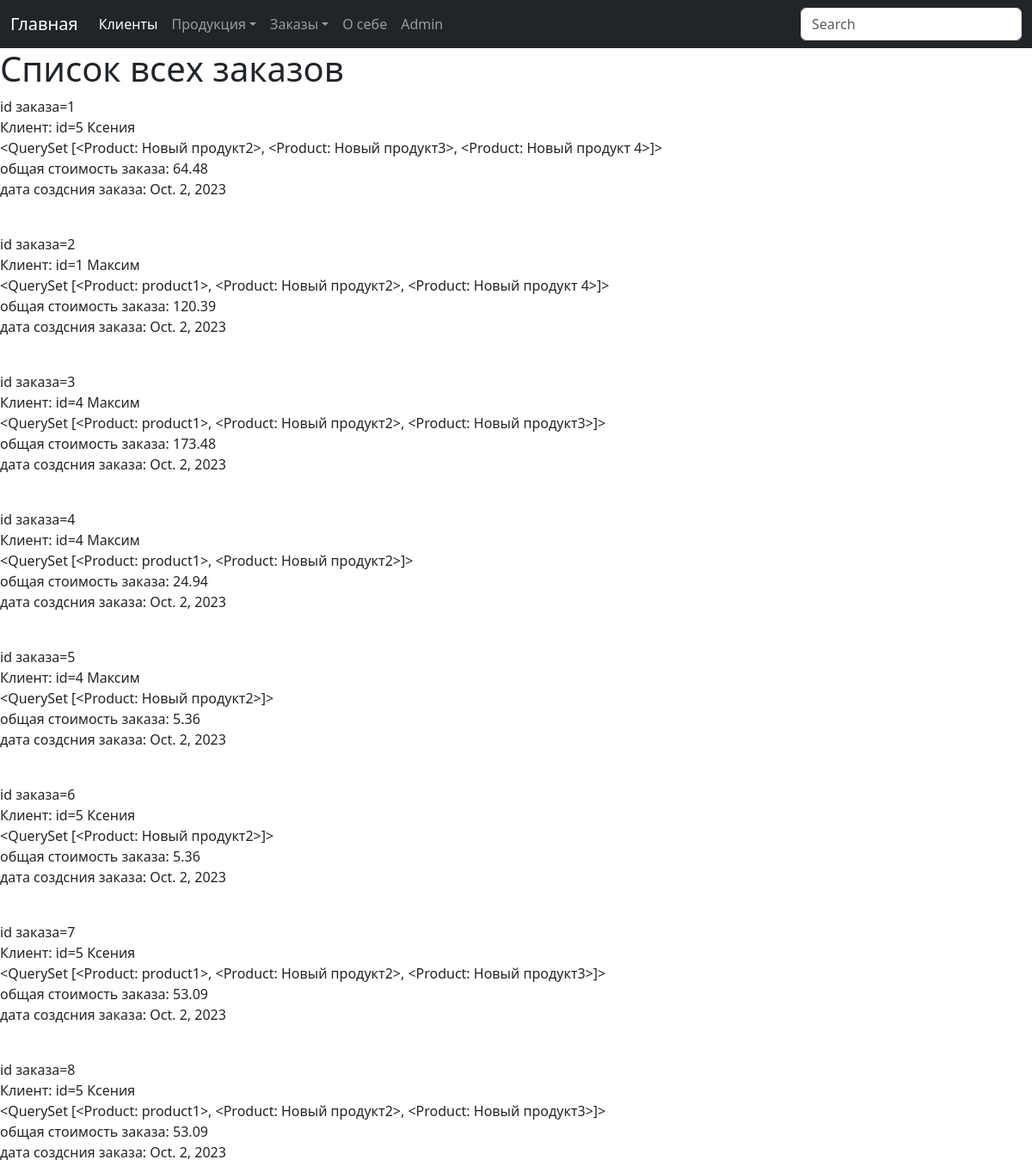
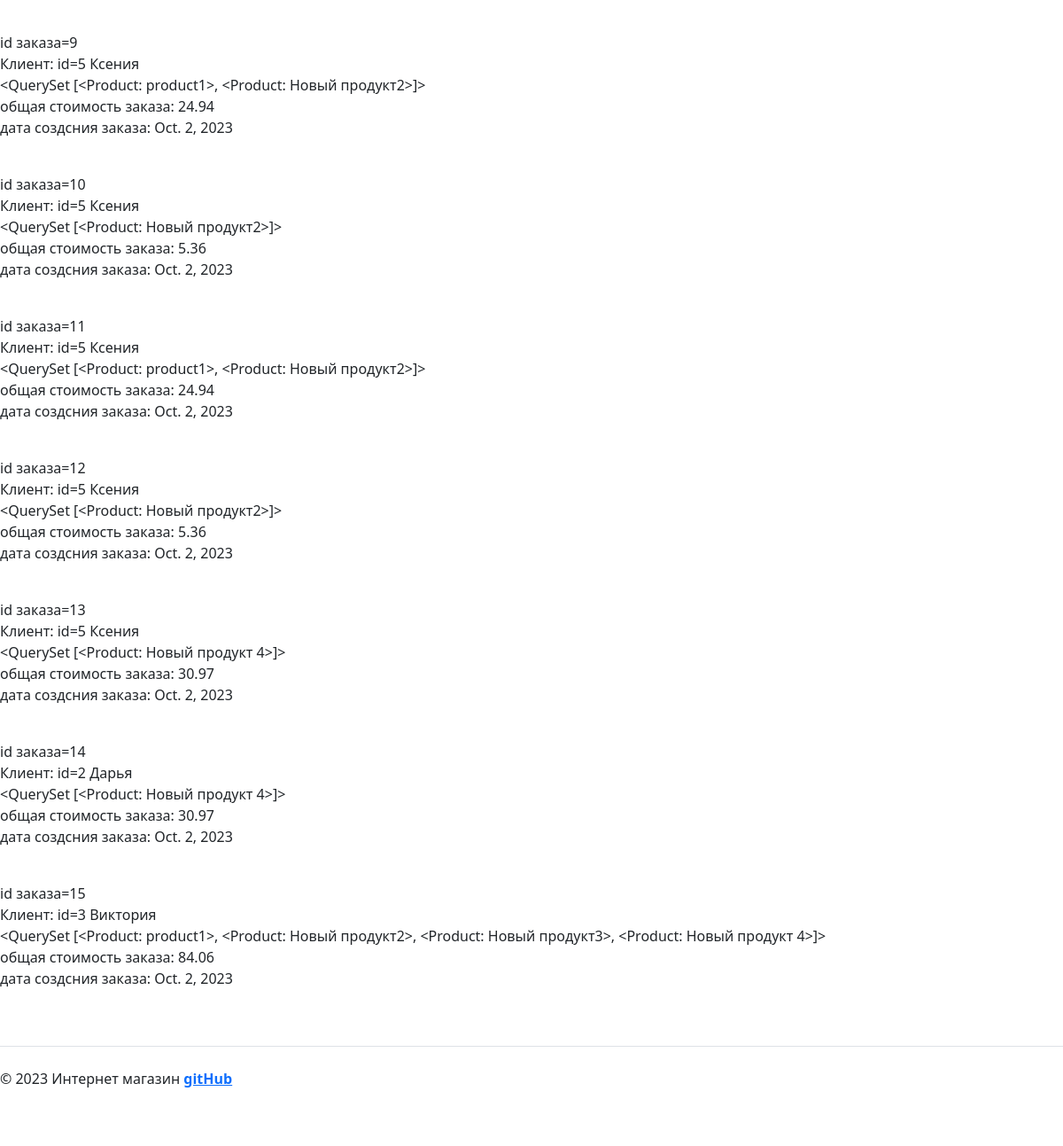
The app's page /shop/orders/, older data (2 pictures, top to bottom).
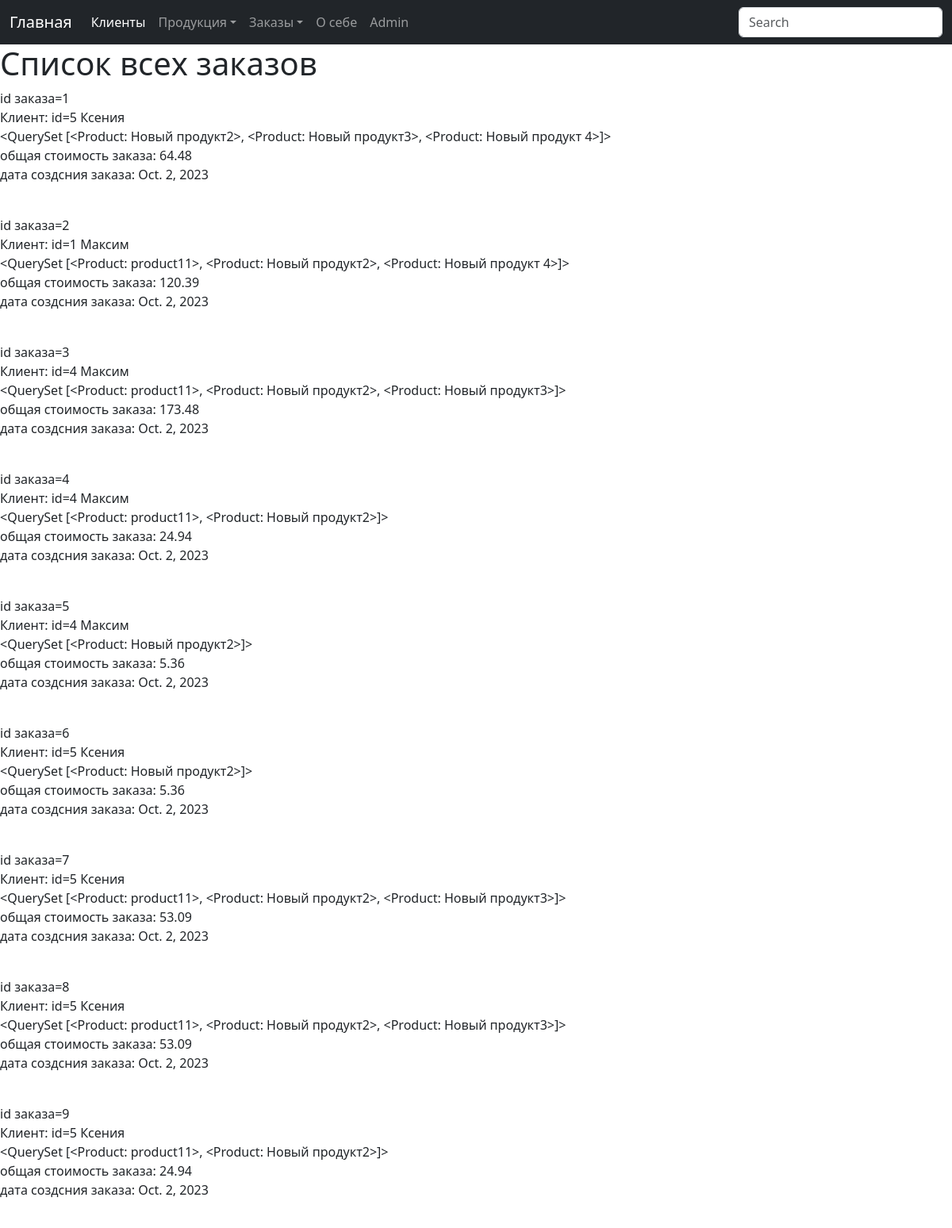
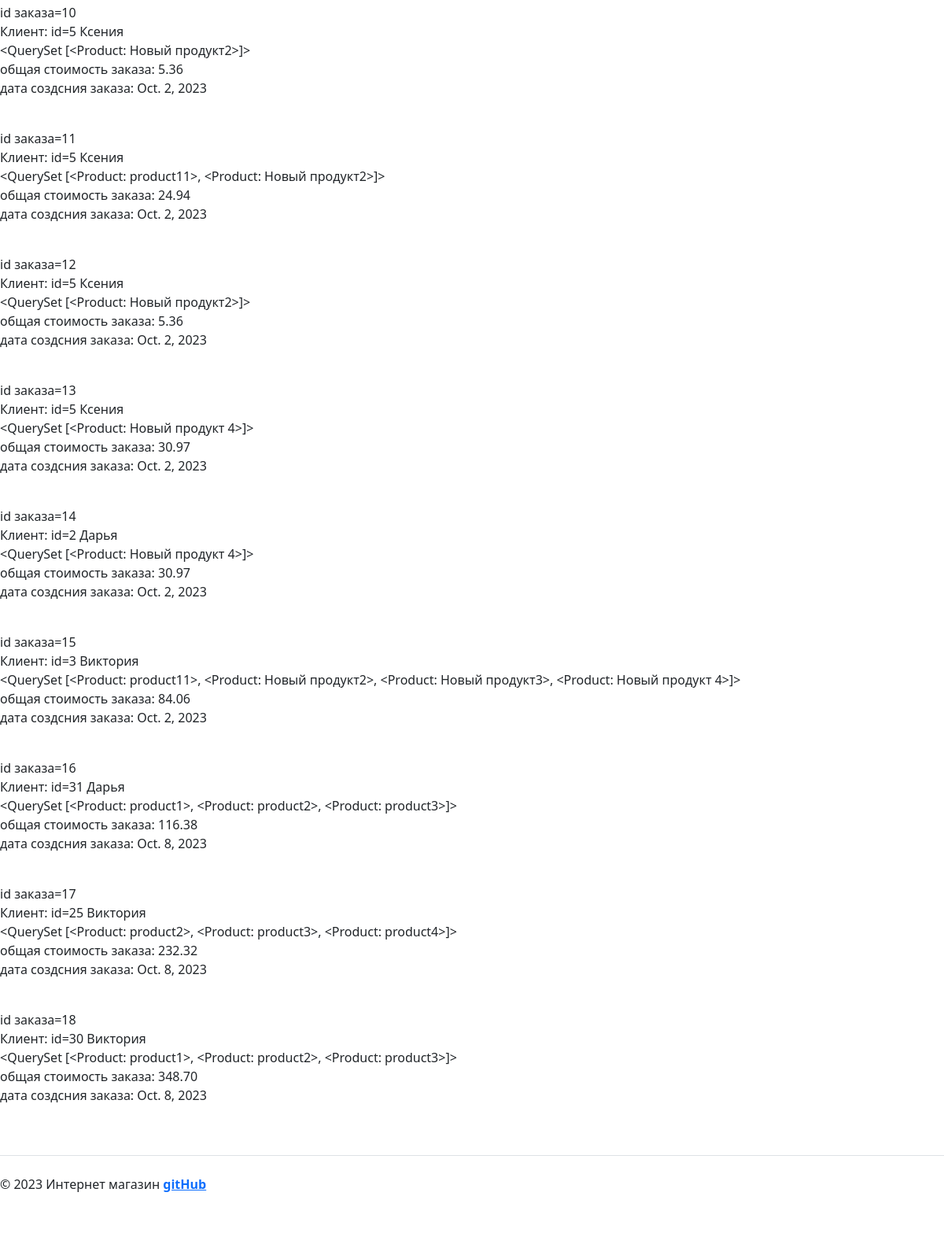
The same page, newer data (2 pictures, top to bottom).
### shop_app/models.py (models this page shows, shortened)
class Order(models.Model):
    buyer = models.ForeignKey(Client, on_delete=models.CASCADE)
    products = models.ManyToManyField(Product)                                              #создается автоматически таблица Order_products связи таблиц Order и Product
    total_cost = models.DecimalField(max_digits=8, decimal_places=2)
    date_create_order = models.DateField(auto_now_add=True)
    is_paid = models.BooleanField(default=False)

class Client(models.Model):
    name_client = models.CharField(max_length=50)
    email = models.EmailField()
    phone_number = models.CharField(max_length=12)
    address = models.CharField(max_length=100)
    def __str__(self):
        return self.name_client

class Product(models.Model):
    name_product = models.CharField(max_length=50)
    description_product = models.TextField()
    cost = models.DecimalField(max_digits=8, decimal_places=2)
    quantity = models.IntegerField()
    date_add_product = models.DateField(auto_now_add=True)
    image_product = models.ImageField(upload_to="images/")
    def __str__(self):
        return self.name_product

### shop_app/views.py (the view)
# urls.py: path('shop/orders/', views.orders, name='orders'),                              # вывод всех заказов
def orders(request):
    products_all = []
    orders = Order.objects.all()
    context = {
        'orders': orders
    }
    return render(request, 'shop_app/orders_all.html', context=context)

### shop_app/templates/shop_app/orders_all.html (shortened to what this page needs)
{% extends 'shop_app/base.html' %}
{% block content %}
<h1>Список всех заказов</h1>
    {% for order in orders %}
        <p>
            id заказа={{ order.id }} <br>
            Клиент: id={{order.buyer.id}} {{ order.buyer }} <br>
            {{ order.products.all }}
            <br> общая стоимость заказа: {{ order.total_cost }} <br>
            дата создсния заказа: {{ order.date_create_order }} <br>
        </p>
        <br>
    {% endfor %}
{% endblock %}

Row changes from the older to the newer data that the page shows:
changed through a linked row, Order id 2: products.all "<QuerySet [<Product: product1>, <Product: Новый продукт2>, <Product: Новый продукт 4>]>" → "<QuerySet [<Product: product11>, <Product: Новый продукт2>, <Product: Новый продукт 4>]>"
changed through a linked row, Order id 3: products.all "<QuerySet [<Product: product1>, <Product: Новый продукт2>, <Product: Новый продукт3>]>" → "<QuerySet [<Product: product11>, <Product: Новый продукт2>, <Product: Новый продукт3>]>"
changed through a linked row, Order id 4: products.all "<QuerySet [<Product: product1>, <Product: Новый продукт2>]>" → "<QuerySet [<Product: product11>, <Product: Новый продукт2>]>"
changed through a linked row, Order id 7: products.all "<QuerySet [<Product: product1>, <Product: Новый продукт2>, <Product: Новый продукт3>]>" → "<QuerySet [<Product: product11>, <Product: Новый продукт2>, <Product: Новый продукт3>]>"
changed through a linked row, Order id 8: products.all "<QuerySet [<Product: product1>, <Product: Новый продукт2>, <Product: Новый продукт3>]>" → "<QuerySet [<Product: product11>, <Product: Новый продукт2>, <Product: Новый продукт3>]>"
changed through a linked row, Order id 9: products.all "<QuerySet [<Product: product1>, <Product: Новый продукт2>]>" → "<QuerySet [<Product: product11>, <Product: Новый продукт2>]>"
changed Order id 11: products.all "<QuerySet [<Product: product1>, <Product: Новый продукт2>]>" → "<QuerySet [<Product: product11>, <Product: Новый продукт2>]>"
changed Order id 15: products.all "<QuerySet [<Product: product1>, <Product: Новый продукт2>, <Product: Новый продукт3>, <Product: Новый продукт 4>]>" → "<QuerySet [<Product: product11>, <Product: Новый продукт2>, <Product: Новый продукт3>, <Product: Новый продукт 4>]>"
added Order: id "16", buyer.id "31", buyer "Дарья", products.all "<QuerySet [<Product: product1>, <Product: product2>, <Product: product3>]>", total_cost "116.38", date_create_order "Oct. 8, 2023"
added Order: id "17", buyer.id "25", buyer "Виктория", products.all "<QuerySet [<Product: product2>, <Product: product3>, <Product: product4>]>", total_cost "232.32", date_create_order "Oct. 8, 2023"
added Order: id "18", buyer.id "30", buyer "Виктория", products.all "<QuerySet [<Product: product1>, <Product: product2>, <Product: product3>]>", total_cost "348.70", date_create_order "Oct. 8, 2023"
